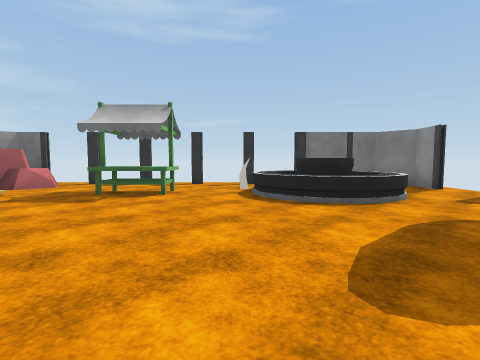
[1] (above)

12 first-person views from a walk through a Unity game level. The camera is 1.3 m above the floor, tilts 4° down and sees 85° across. The floor is counted in squares, 2 m on a side. Each view is taken from the middle of a square. On the plan, view 1 faces up. The plan holds only what a view shows up to about 9 squares ahead; the rest is blank. The player character is not drawn. Door leaves are left out, so doorways stand open. Surface patterns are stand-ins for the level's own textures.

[2]
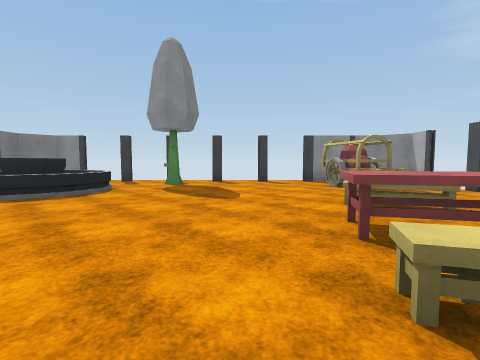

[3]
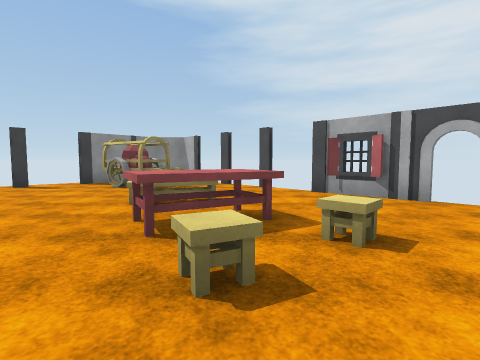

[4]
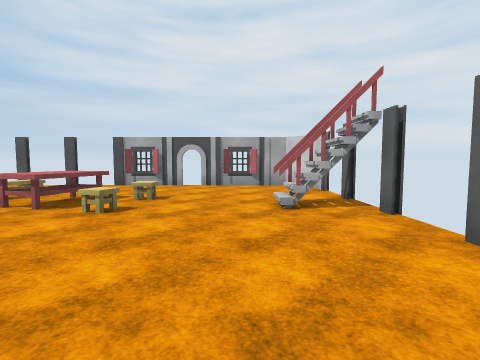

[5]
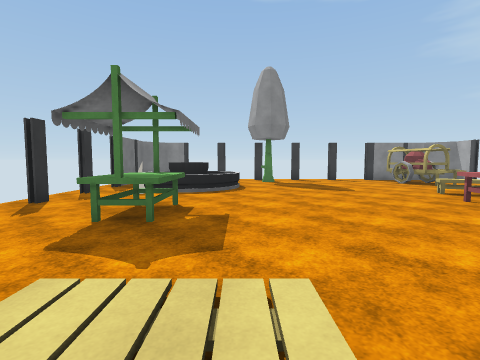

[6]
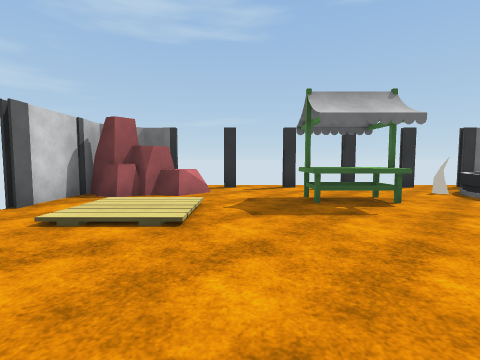

[7]
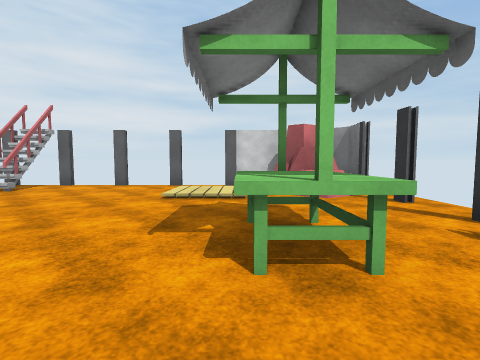

[8]
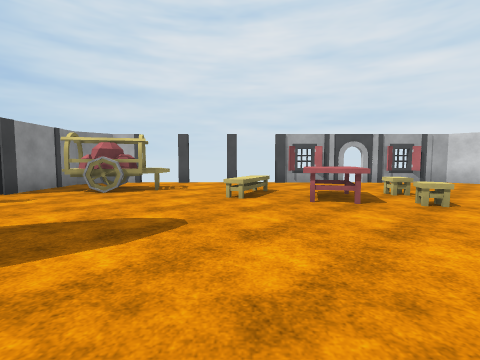

[9]
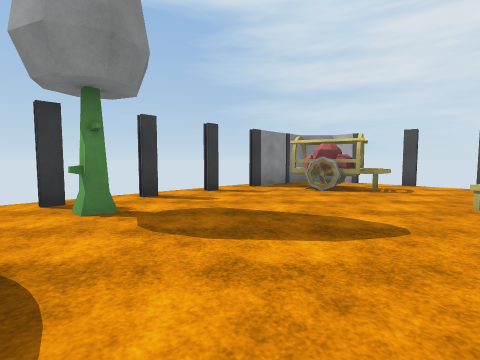

[10]
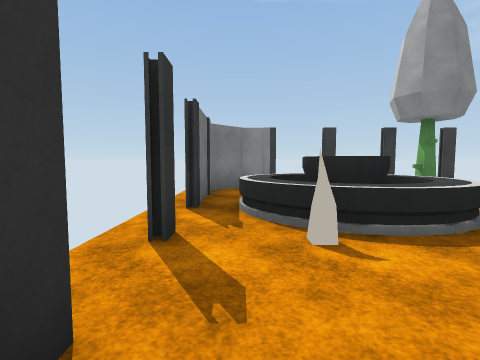

[11]
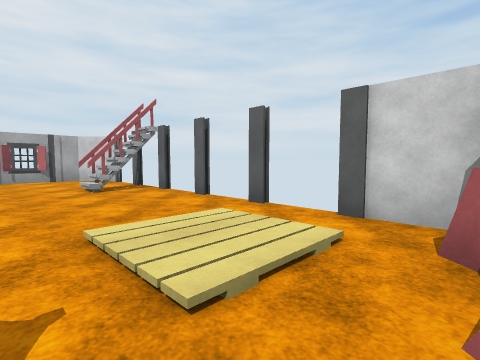

[12]
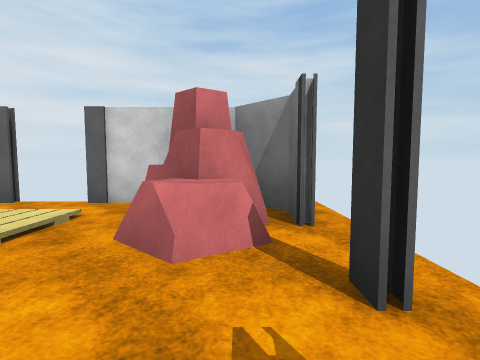

### Floor plan
Key: @ floor where view 1 was taken; # wall or solid block; x gap in a wall; . floor; / step, stairs or slope; D open door; = window, fence, low wall or low ledge; ^ raised ledge; R rock; S stall; P spikes; F fountain; T tree; O other object.
Columns run from 7 left of view 1 to 5 right of it. Each row starts with its distance up from view 1.
  8 ###x#.#x####
  7 #RR.....FF ##
  6 #RR.S#.PFFF.x
  5 #//.SS..FFF.#
  4 .//.....FF...
  3 #..........T#
  2 #...........#
  1  ............
  0 ##..=^^@....#
 -1 ##..^^.^....x
 -2  ......=.OOO#
 -3 #...........#
 -4 ###DD#.....##
 -5        # #

Where each view was taken, in squares from view 1:
view 1: 0 up, 0 right, facing up
view 2: 1 up, 4 left, facing right
view 3: 1 up, 4 left, facing down-right
view 4: 4 up, 5 left, facing down
view 5: 4 up, 6 left, facing right
view 6: 1 up, 4 left, facing up
view 7: 5 up, 0 right, facing left
view 8: 4 up, 0 right, facing down
view 9: 4 up, 0 right, facing down-right
view 10: 7 up, 2 left, facing right
view 11: 6 up, 4 left, facing down-left
view 12: 7 up, 3 left, facing left
